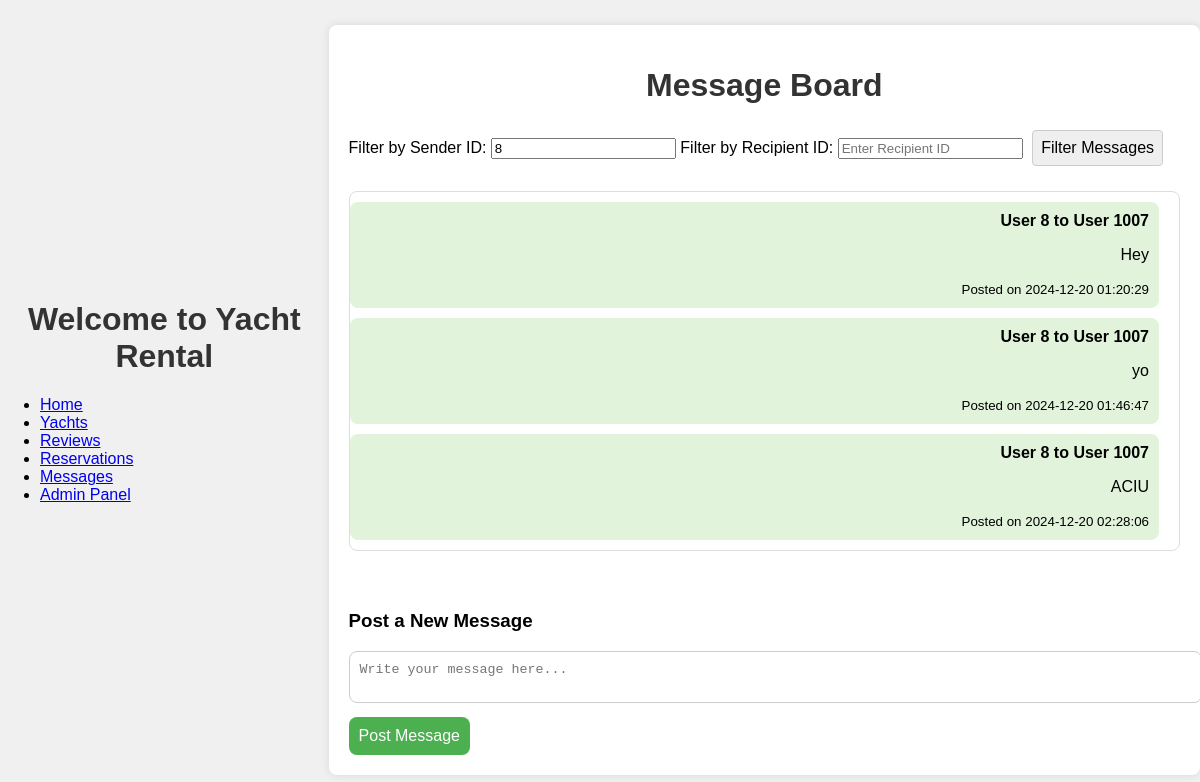
The page /IT_proj/Pres/index.php?sender_id=8 on the database its author committed.
### tables this page shows
CREATE TABLE `messages` (
  `id` int(20) NOT NULL,
  `siuntejo_id` int(10) NOT NULL,
  `gavejo_id` int(10) NOT NULL,
  `created` datetime NOT NULL DEFAULT current_timestamp(),
  `message` text NOT NULL
);

### IT_proj/Pres/read.php (the view, shortened to what this page needs)
<?php
function displayMessages($filter_sender, $filter_recipient) {
    $servername = "localhost";
    $username = "stud";
    $password = "stud";
    $dbname = "laivai";
    $conn = new mysqli($servername, $username, $password, $dbname);
    $sql = "SELECT * FROM messages";
    if ($filter_sender || $filter_recipient) {
        $sql .= " WHERE";
        if ($filter_sender) {
            $sql .= " siuntejo_id = '$filter_sender'";
        }
    }
    $sql .= " ORDER BY created ASC";
    $result = $conn->query($sql);
    if ($result->num_rows > 0) {
        while($row = $result->fetch_assoc()) {
            $class = $row['siuntejo_id'] == 1 ? 'sender' : 'recipient';
            echo "<div class='message $class'>";
            echo "<strong>User {$row['siuntejo_id']} to User {$row['gavejo_id']}</strong><br>";
            echo "<p>{$row['message']}</p>";
            echo "<small>Posted on {$row['created']}</small>";
            echo "</div>";
        }
    } else {
        echo "No messages found.";
    }
}
?>

### IT_proj/Pres/css/styles.css (style rules this page uses)
body { font-family: Arial, sans-serif; background-color: #f0f0f0; margin: 0; padding: 0; display: flex; justify-content: center; align-items: center; height: 100vh; }
.message { padding: 10px; margin: 10px 0; border-radius: 8px; background-color: #f9f9f9; }
.message.recipient { background-color: #e2f3db; text-align: right; }

### rows shown on the page
messages: siuntejo "8", gavejo "1007", message "Hey", created "2024-12-20 01:20:29"
messages: siuntejo "8", gavejo "1007", message "yo", created "2024-12-20 01:46:47"
messages: siuntejo "8", gavejo "1007", message "ACIU", created "2024-12-20 02:28:06"
